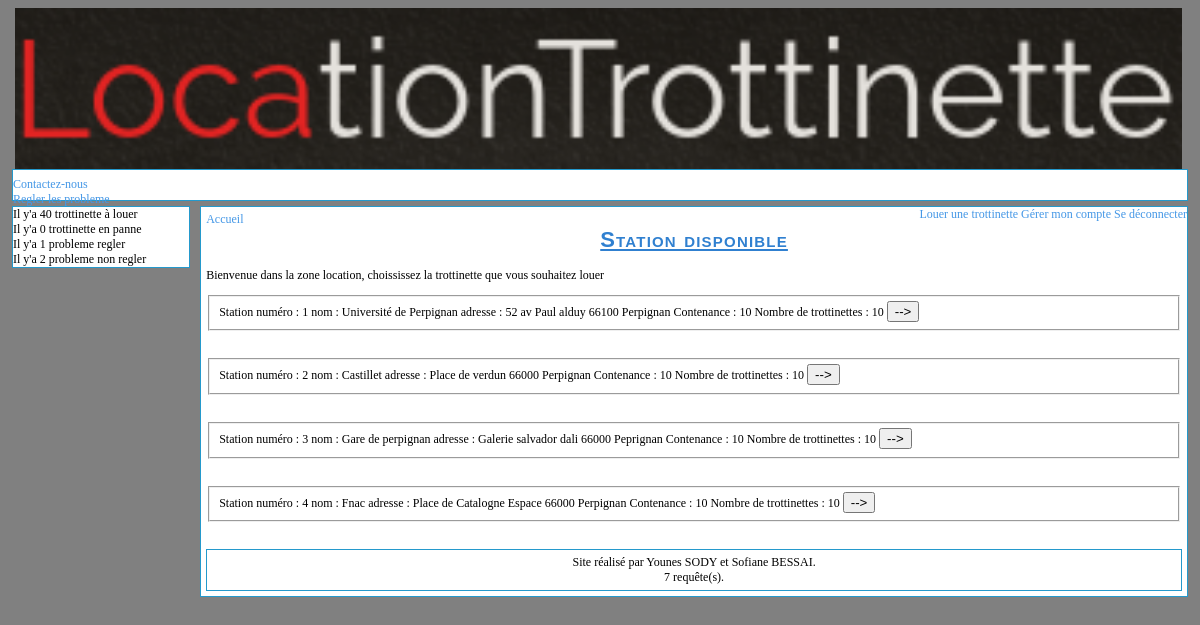
Screenshot of /php/location/afficher_station.php (signed in) with the database file from the repository.
### tables this page shows
CREATE TABLE `station` (
  `id_station` int(11) NOT NULL,
  `nom` varchar(50) NOT NULL,
  `adresse` varchar(50) NOT NULL,
  `nb_trottinette` int(11) NOT NULL,
  `nb_max` int(11) NOT NULL
);

### php/location/afficher_station.php (the view, shortened to what this page needs)
<?php
include('../includes/fonctions.php');
$id = connexionbdd();
include('../includes/haut.php');
?>
<div id="colonne_gauche">
    <?php
    include('../includes/colg.php');
    ?>
</div>
<div id="contenu">
    <div id="map">
        <a href="../index.php">Accueil</a>
    </div>
    <h1>Station disponible</h1>
    <p>Bienvenue dans la zone location, choississez la trottinette que vous souhaitez louer<br/></p>
    <?php
if(isset($_SESSION['location']) && $_SESSION['location'] == 0)
{
    $requete = "SELECT COUNT(id_station) AS cnt , id_station, nom, adresse, nb_max, nb_trottinette FROM station WHERE nb_trottinette != '0' GROUP BY id_station";
}
elseif(isset($_SESSION['location']) && $_SESSION['location'] == 1)
{
    $requete = "SELECT COUNT(id_station) AS cnt , id_station, nom, adresse, nb_max, nb_trottinette FROM station WHERE nb_trottinette != nb_max GROUP BY id_station";
}
    if( !($resultat=mysqli_query($id, $requete) ))
    {
        exit('Erreur SQL : '.mysqli_error($id). '<br>' . ' Ligne : '. __LINE__ .'.' . $requete . ' ');
    }
if (mysqli_num_rows($resultat) == 0) {
    $informations = Array(
        true,
        'Toutes les station sont vide ou pleine',
        'Aucune station disponible',
        '',
        ROOTPATH.'/index.php',
        5
    );
    require_once('../information.php');
    exit();
}
else {
    while ($ligneresultat = mysqli_fetch_array($resultat)) {
        ?>
        <form action="louer_rendre.php" method="post" name="Location">
            <fieldset>
                <label for="idStation"        class="station">Station numéro : <?php echo $ligneresultat[1]; ?></label>
                <label for="nom"              class="station">nom : <?php echo $ligneresultat[2]; ?></label>
                <label for="adresse"          class="station">adresse : <?php echo $ligneresultat[3]; ?></label>
                <label for="nbTrottinetteMax" class="station">Contenance : <?php echo $ligneresultat[4]; ?></label>
                <label for="nbTrottinette"    class="station">Nombre de trottinettes : <?php echo $ligneresultat[5]; ?></label>
                <input type="submit" value="-->" />
            </fieldset>
        </form><br>
        <?php
    }
}
    ?>
<?php
include('../includes/bas.php');
?>

### php/design.css (style rules this page uses)
body { background-color: gray; width:auto; margin-left: 1%; margin-right: 1%; font-family: verdana, serif; font-size:12px }
#colonne_gauche { background-color: white; width:15%; margin-top: 5px; margin-bottom: 10px; padding:0; border: 1px solid #2499cc; float: left; }
#contenu { background-color: white; margin-left: 16%; margin-bottom:10px; margin-right:0; margin-top:5px; padding:5px; width:auto; border: 1px solid #2499cc; min-height:200px; }
h1 { text-align:center; text-decoration: underline; color: #3080D0; font-family:"trebuchet ms", verdana, sans-serif; letter-spacing:1.2px; font-variant:small-caps; font-weight:bold; font-size:22px; margin-top:0; }
a, a:visited { color:#4497e6; text-decoration:none; }

### rows the page displays
station: id_station "1", nom "Université de Perpignan", adresse "52 av Paul alduy 66100 Perpignan", nb_max "10", nb_trottinette "10"
station: id_station "2", nom "Castillet", adresse "Place de verdun 66000 Perpignan", nb_max "10", nb_trottinette "10"
station: id_station "3", nom "Gare de perpignan", adresse "Galerie salvador dali 66000 Peprignan", nb_max "10", nb_trottinette "10"
station: id_station "4", nom "Fnac", adresse "Place de Catalogne Espace 66000 Perpignan", nb_max "10", nb_trottinette "10"

### other values shown
nb_trottinette_louer($id) "40"
nb_trottinette_en_panne($id) "0"
nb_probleme_regler($id) "1"
nb_probleme_non_regler($id) "2"
$queries "7"
